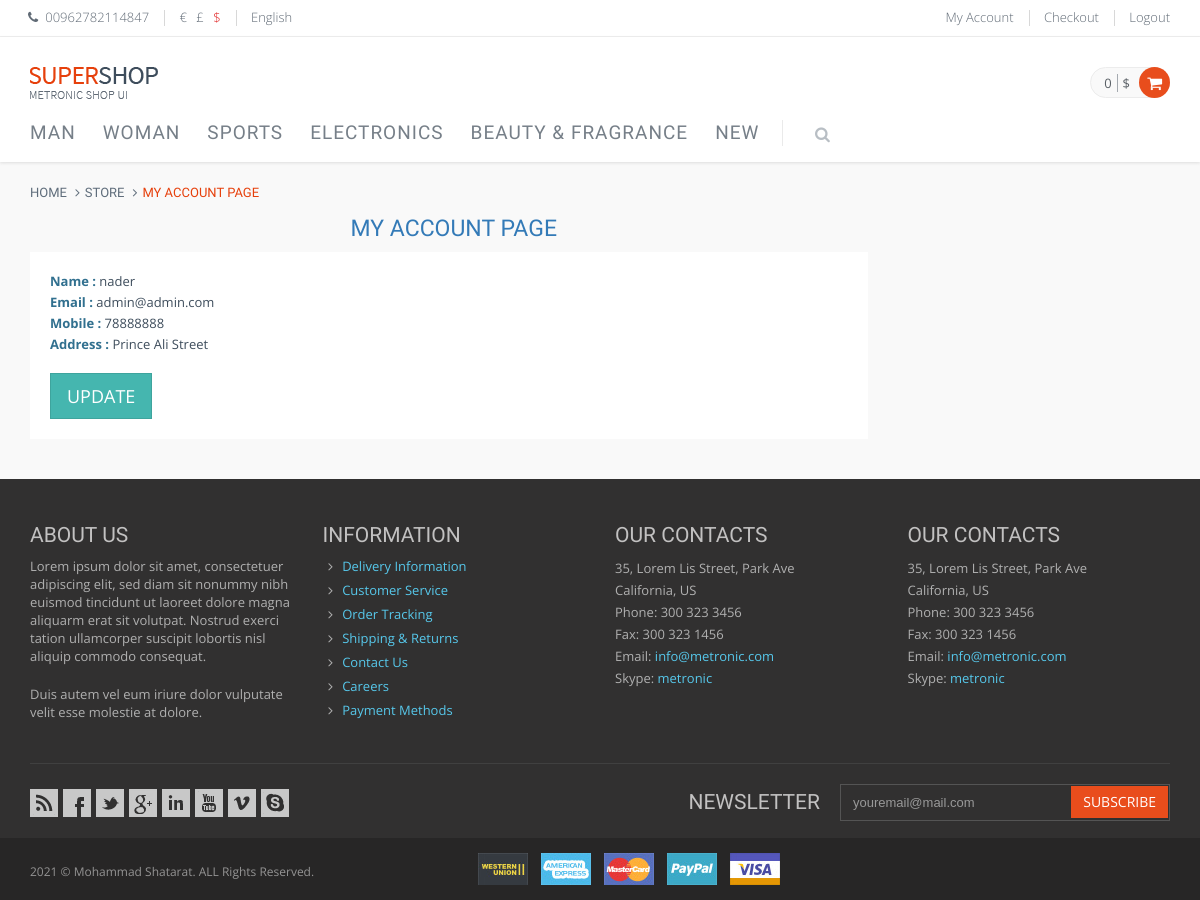
The app's page /shop-account.php (signed in) with its own data.
### tables this page shows
CREATE TABLE `category` (
  `cat_id` int NOT NULL,
  `cat_name` varchar(45) DEFAULT NULL,
  `cat_des` varchar(45) DEFAULT NULL,
  `cat_image` text
);

CREATE TABLE `customer` (
  `cust_id` int NOT NULL,
  `cust_name` varchar(45) DEFAULT NULL,
  `cust_email` varchar(45) DEFAULT NULL,
  `cust_password` varchar(45) DEFAULT NULL,
  `cust_mobile` int DEFAULT NULL,
  `cust_address` varchar(45) DEFAULT NULL
);

### public/include/DBconnection.php (called while the page is built, shortened)
<?php
Class dbconnection{
	public $conn;
	public function openConnection(){
		$this->conn = mysqli_connect(DBSERVER,DBUSER,DBPASS,DBNAME);
		return $this->conn ? $this->conn : die("cannot connect to server");
	}
	public function performQuery($query){
		$result = mysqli_query($this->conn,$query);
		return $result ? $result : FALSE;
	}
	public function fetchAll($result){
		$rowSet = array();
		while ($row = mysqli_fetch_assoc($result)) {
			$rowSet[] = $row;
		}
		return count($rowSet) >= 1 ? $rowSet : FALSE;
	}
}
?>

### Admin/classes/class_category.php (called while the page is built, shortened)
<?php
include_once('include/DBconnection.php');
  class Category extends dbconnection {
   public function ReadCategory()
   {
        $query  = "select * from category";
        $result = $this->performQuery($query);
        return $this->fetchAll($result);
   }
  }
?>

### Admin/classes/class_customer.php (called while the page is built, shortened)
<?php
 include_once('include/DBconnection.php');
class Customer extends dbconnection{
     public function viewacustomerINFupdate($id){
        $query  = "select * from customer where cust_id= '$id' ";
        $result = $this->performQuery($query);
        $result = $this->performQuery($query);
        return $this->fetchAll($result);
    }
}
?>

### public/shop-account.php (the view, shortened to what this page needs)
<?php
include_once("include/header.php");
include_once('../Admin/classes/class_customer.php');
$cust_information=new Customer();
$idme=$_SESSION['cust_id'];
$inf= $cust_information-> viewacustomerINFupdate($idme);
foreach($inf as $info);
?>
<div class="main">
      <div class="container">
        <ul class="breadcrumb">
            <li><a href="index.php">Home</a></li>
            <li><a href="">Store</a></li>
            <li class="active">My Account Page</li>
        </ul>
        <div class="row margin-bottom-40">
           <?php
                if(isset($_SESSION['cust_id']))
                {
           ?>
          <div class="col-md-9 col-sm-7">
            <h1 class="text-center text-primary">My Account Page</h1>
            <div class="content-page ">
              <ul class="list-unstyled">
                <li><strong class="text-info">Name : </strong> <?=$info['cust_name']?></li>
                <li><strong class="text-info">Email : </strong><?=$info['cust_email']?></a></li>
                <li><strong class="text-info">Mobile : </strong><?=$info['cust_mobile']?></a></li>
                <li><strong class="text-info"> Address : </strong><?=$info['cust_address']?></a></li>
              </ul>
              <a href="updateinformation.php?id=<?=$idme?>"><button  class="btn btn-success btn-lg float-right" type="submit" name="submit">Update</button></a>
            </div>
          </div>
          <?php }
          else {
            header("gdfgdg");
          }
          ?>
        </div>
      </div>
    </div>
    <?php
include_once("include/footer.php");
?>

### public/include/header.php (shortened to what this page needs)
<!DOCTYPE html>
<html lang="en">
<head>
  <link href="assets/plugins/font-awesome/css/font-awesome.min.css" rel="stylesheet">
  <link href="assets/plugins/bootstrap/css/bootstrap.min.css" rel="stylesheet">
  <link href="assets/pages/css/animate.css" rel="stylesheet">
  <link href="assets/plugins/fancybox/source/jquery.fancybox.css" rel="stylesheet">
  <link href="assets/plugins/owl.carousel/assets/owl.carousel.css" rel="stylesheet">
  <link href="assets/pages/css/components.css" rel="stylesheet">
  <link href="assets/pages/css/slider.css" rel="stylesheet">
  <link href="assets/pages/css/style-shop.css" rel="stylesheet" type="text/css">
  <link href="assets/corporate/css/style.css" rel="stylesheet">
  <link href="assets/corporate/css/style-responsive.css" rel="stylesheet">
  <link href="assets/corporate/css/themes/red.css" rel="stylesheet" id="style-color">
  <link href="assets/corporate/css/custom.css" rel="stylesheet">
</head>
<body class="ecommerce">
    <div class="pre-header">
        <div class="container">
            <div class="row">
                <div class="col-md-6 col-sm-6 additional-shop-info">
                    <ul class="list-unstyled list-inline">
                        <li><i class="fa fa-phone"></i><span>00962782114847</span></li>
                        <li class="shop-currencies">
                            <a href="javascript:void(0);">€</a>
                            <a href="javascript:void(0);">£</a>
                            <a href="javascript:void(0);" class="current">$</a>
                        </li>
                        <li class="langs-block">
                            <a href="javascript:void(0);" class="current">English </a>
                        </li>
                    </ul>
                </div>
                <div class="col-md-6 col-sm-6 additional-nav">
                    <ul class="list-unstyled list-inline pull-right">
                        <li><a href="shop-account.php">My Account</a></li>
                        <li><a href="shop-shopping-cart.php">Checkout</a></li>
                        <?php if(empty($_SESSION['email_customer'])){?>
                        <li><a href="login.php">Log In</a></li>
                        <?php }else{?>
                        <li><a href="logout.php">Logout</a></li>
                          <?php } ?>
                    </ul>
                </div>
            </div>
        </div>
    </div>
    <div class="header">
      <div class="container">
        <a class="site-logo" href="index.php"><img src="assets/corporate/img/logos/logo-shop-red.png" alt="Metronic Shop UI"></a>
     <?php        $NumberItemsInCart = 0;
         ?>
        <div class="top-cart-block">
          <div class="top-cart-info">
            <a href="javascript:void(0);" class="top-cart-info-count"><?=$NumberItemsInCart?></a>
            <a href="javascript:void(0);" class="top-cart-info-value">$<?=$_SESSION['total']?></a>
          </div>
          <i class="fa fa-shopping-cart"></i>
        </div>
        <div class="header-navigation">
          <ul>
          <?php
             include_once('../Admin/classes/class_category.php');
               $category=new Category();
               $categores= $category->ReadCategory();
               foreach($categores as $category){
          ?>
            <li class="dropdown">
              <a class="dropdown-toggle"  href="shop-product-list.php?id=<?=$category['cat_id'];?>
">
                <?=$category['cat_name'];?>
              </a>
              <?php } ?>
              <li class="dropdown dropdown100 nav-catalogue">
              <a class="dropdown-toggle" data-toggle="dropdown" data-target="#" href="javascript:;">
                New
              </a>
            </li>
            <li class="menu-search">
              <i class="fa fa-search search-btn"></i>
            </li>
          </ul>
        </div>
      </div>
    </div>

### public/assets/pages/css/components.css (style rules this page uses)
div, input, select, textarea, span, img, table, label, td, th, p, a, button, ul, code, pre, li { -webkit-border-radius: 0 !important; -moz-border-radius: 0 !important; border-radius: 0 !important; }
a, a:focus, a:hover, a:active { outline: 0; }
.btn-success { color: #fff; background-color: #45B6AF; border-color: #3ea49d; }

### public/assets/corporate/css/style.css (style rules this page uses)
body { color: #3e4d5c; direction: ltr; font: 400 13px 'Open Sans', Arial, sans-serif; background: #fff; }
h1, h2, h3, h4, h5, h6 { font: 300 'Open Sans', sans-serif; margin: 0 0 10px; }
h1 { margin-bottom: 15px; }
.main h1 { margin-top: -6px; }
a { color: #E02222; }
a, a:focus, a:hover, a:active { outline: 0; text-decoration: none; }
.margin-bottom-40 { margin-bottom: 40px !important; }
.pre-header { color: #616b76; border-bottom: 1px solid #eee; padding-top: 10px; line-height: 1.2; font-family: 'Open Sans', sans-serif; font-weight: 300; background: #fff; }
.pre-header a { color: #616b76; }
.pre-header li { padding-left: 11px; padding-right: 15px; border-right: solid 1px #d8d8d8; }
.pre-header li:last-child { border: none; }
.additional-shop-info li:first-child { padding-left: 0; }
.additional-nav li:last-child { padding-right: 0; }
.pre-header .fa { margin-right: 4px; }
.shop-currencies a { margin-right: 6px; }
.shop-currencies a:last-child { margin-right: 0; }
.shop-currencies a.current { color: #E02222; }
.langs-block { position: relative; }
.header { box-shadow: 0 1px 3px #ddd; background: #fff; border-radius: 0; margin-bottom: 23px; z-index: 999; position: relative; }
.header .container { position: relative; }
.site-logo { float: left; font-size: 23px; font-weight: 400; margin-right: 67px; padding-top: 22px; padding-bottom: 22px; }
.header-navigation { font: 15px "Open Sans", sans-serif; margin: 0 10px 0 0; padding: 0; float: left; text-transform: uppercase; }
.header-navigation ul { margin: 0; padding: 0; list-style: none; }
.header-navigation > ul > li { float: left; }
.header-navigation > ul > li > a { color: #333; display: block; padding: 29px 12px 30px; }
.header-navigation, .header-navigation .dropdown { position: static; }
.header-navigation li.menu-search { position: relative; top: 26px; }
.header-navigation li.menu-search i { color: #333; font-size: 16px; cursor: pointer; position: relative; top: -6px; width: 15px; height: 15px; opacity: 0.6; }
.breadcrumb { background: none; padding: 0; font: 14px "Open Sans", sans-serif; color: #5f6d7b; margin-bottom: 22px; }
.breadcrumb > li + li:before { content: "\f105 "; -moz-osx-font-smoothing: grayscale; display: inline-block; font-family: FontAwesome; font-style: normal; font-weight: normal; line-height: 1; color: #5f6d7b; }
.breadcrumb a { color: #5f6d7b; }
.breadcrumb > .active { color: #e6400c; }
.content-page { background: #fff; padding: 20px; margin-right: 10px; }
.content-page a, .sidebar2 a { color: #767F88; }
.content-page p, .content-page .list-unstyled { margin-bottom: 20px; }
.content-page .list-unstyled li { margin-bottom: 3px; }
.fontawesome-icon-list [class^="fa-"], .fontawesome-icon-list [class*=" fa-"], li [class^="fa-"], li [class*=" fa-"] { display: inline-block; width: 1.25em; text-align: center; }

### records on screen
category: cat_name "MAN"
category: cat_name "WOMAN"
category: cat_name "SPORTS"
category: cat_name "ELECTRONICS"
category: cat_name "BEAUTY & FRAGRANCE"
customer: cust_name "nader", cust_email "admin@admin.com", cust_mobile "78888888", cust_address "Prince Ali Street"

### other values on screen
$NumberItemsInCart "0"
